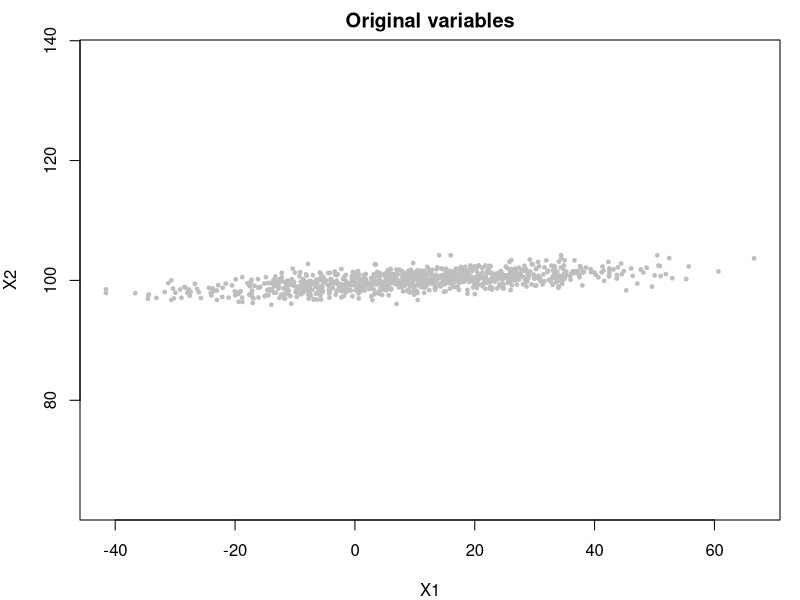
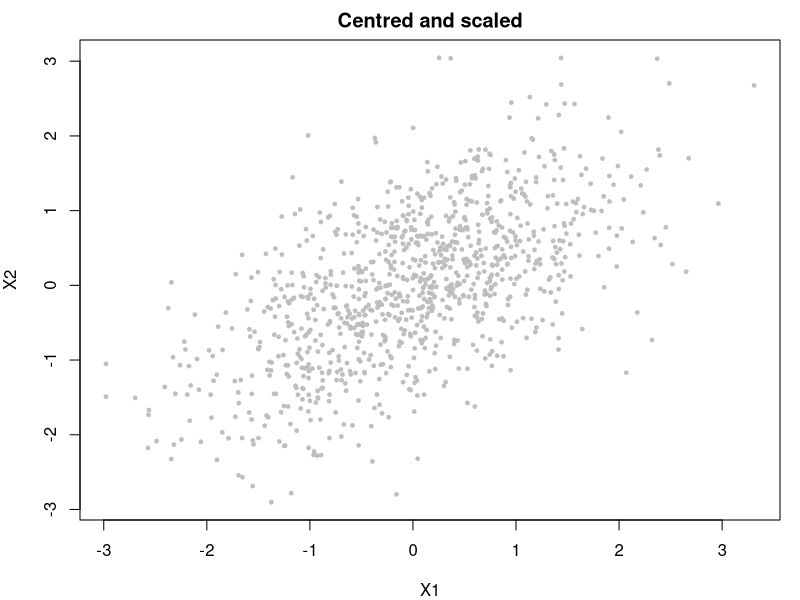
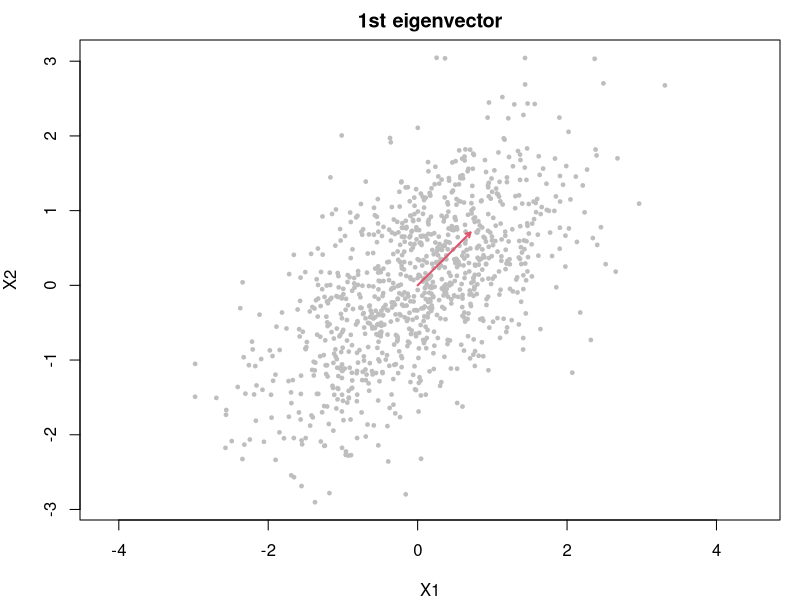
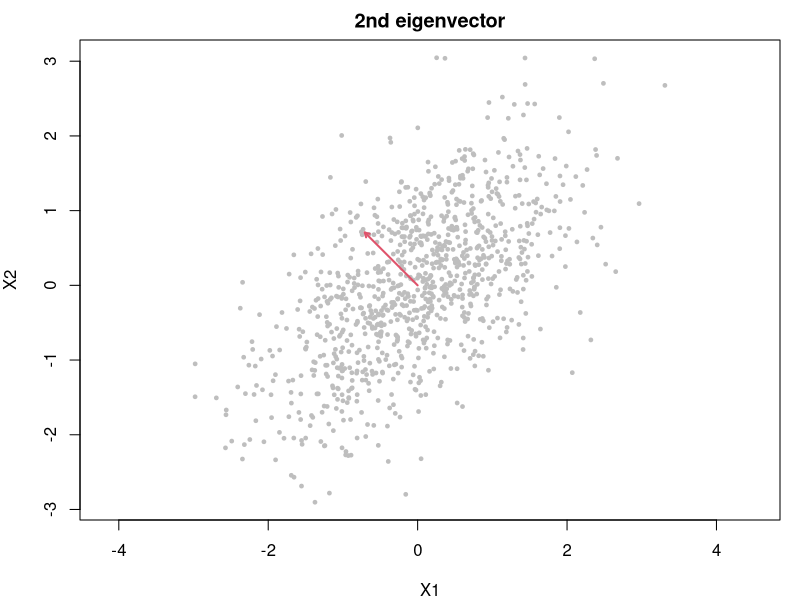
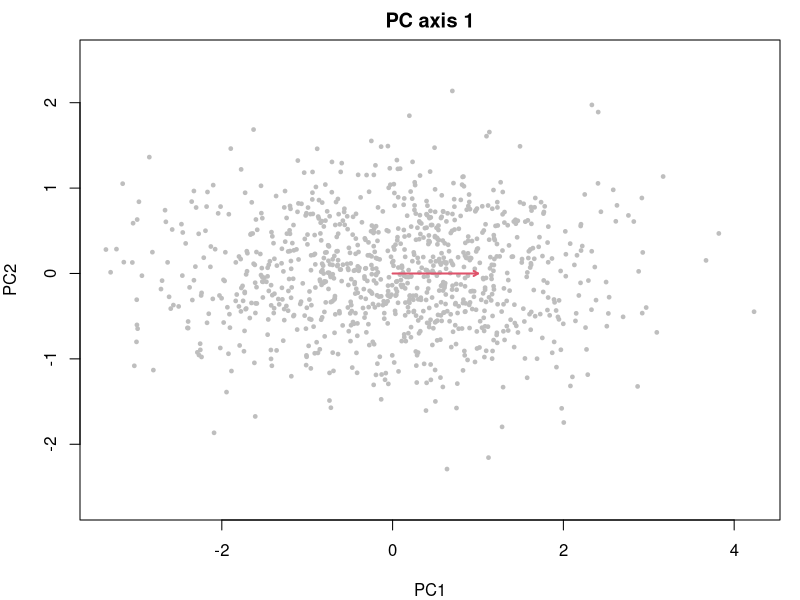
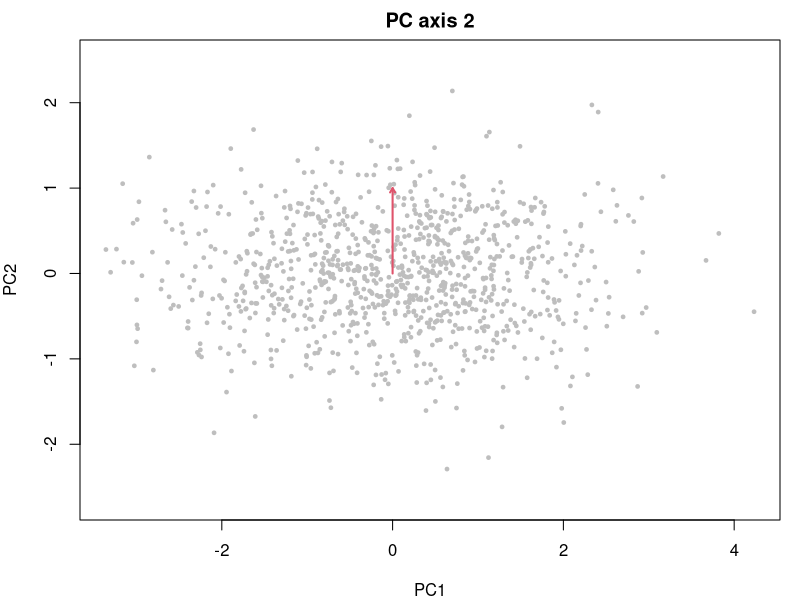
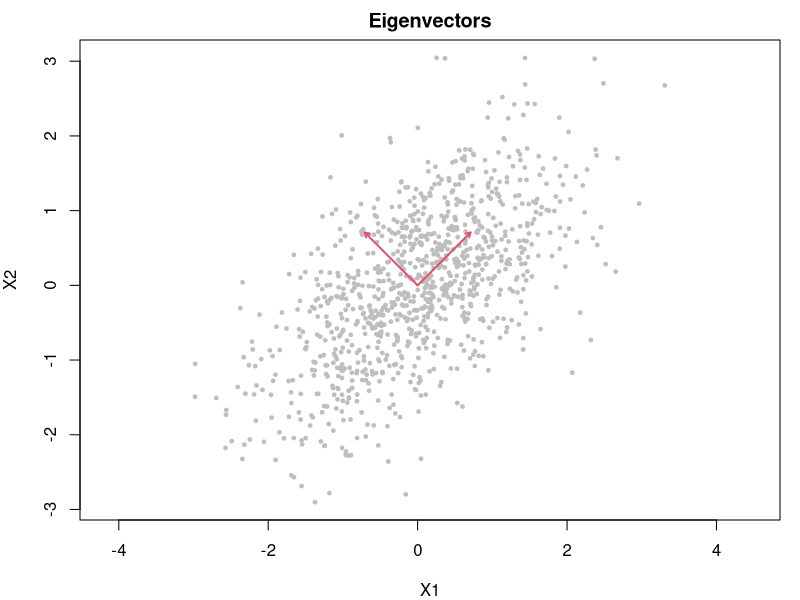
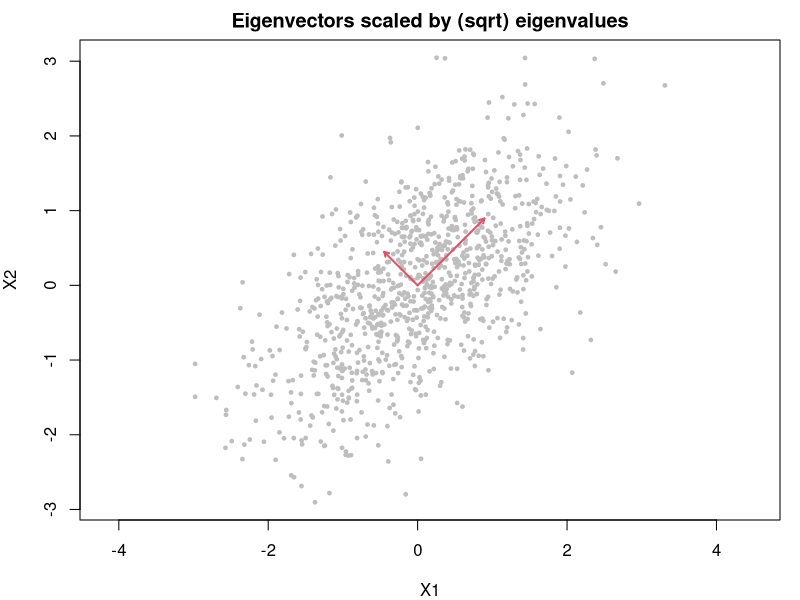

Write the R code that produced these figures, in order.
## ---- chunk 1
knitr::opts_chunk$set(
  eval = TRUE,
  dpi = 150,
  fig.show = "hold",
  fig.height = 5, 
  fig.width = 5, 
  out.height = 300, 
  out.width = "50%", 
  results = "hold"
)
## ---- chunk 2
Sigma = matrix(c(300, 15, 15, 2), ncol = 2)
rownames(Sigma) = colnames(Sigma) = c("X1","X2")
Sigma
## ---- chunk 3
set.seed(42)
mu = c(10, 100)
X_unscaled = mvtnorm::rmvnorm(n = 1000, mean = mu, sigma = Sigma)
colnames(X_unscaled) = colnames(Sigma)
## ---- chunk 4
X = apply(X_unscaled, 2, scale)
## ---- chunk 5
all.equal(cov(X), cor(X))
## ---- chunk 6
par(mar = c(4,4,2,1))
plot(X_unscaled, pch = 19, cex = 0.5, col = "grey", asp = 1, main = "Original variables")
plot(X, pch = 19, cex = 0.5, col = "grey", main = "Centred and scaled")
## ---- chunk 7
e = eigen(cov(X))
## ---- chunk 8
e$vectors
## ---- chunk 9
par(mar = c(4,4,2,1))
plot(X, pch = 19, cex = 0.5, col = "grey", asp = 1, main = "1st eigenvector")
arrows(x0 = 0, y0 = 0, x1 = e$vectors[1,1], y1 = e$vectors[2,1], col = 2, length = 0.05, lwd = 2)
plot(X, pch = 19, cex = 0.5, col = "grey", asp = 1, main = "2nd eigenvector")
arrows(x0 = 0, y0 = 0, x1 = e$vectors[1,2], y1 = e$vectors[2,2], col = 2, length = 0.05, lwd = 2)
## ---- chunk 10
apply(e$vectors, 2, function(x) sqrt(sum(x^2)))
## ---- chunk 11
scores = X %*% e$vectors
colnames(scores) = c("PC1","PC2")
par(mar = c(4,4,2,1))
plot(scores, pch = 19, cex = 0.5, col = "grey", asp = 1, main = "PC axis 1")
arrows(x0 = 0, y0 = 0, x1 = 1, y1 = 0, col = 2, length = 0.05, lwd = 2)
plot(scores, pch = 19, cex = 0.5, col = "grey", asp = 1, main = "PC axis 2")
arrows(x0 = 0, y0 = 0, x1 = 0, y1 = 1, col = 2, length = 0.05, lwd = 2)
## ---- chunk 12
i = 1 ; p = 1
sum(e$vectors[,p] * X[i,])
unname(scores[i,p])
## ---- chunk 13
i = 1 ; p = 2
sum(e$vectors[,p] * X[i,])
unname(scores[i,p])
## ---- chunk 14
e$values
## ---- chunk 15
sum(e$values)
sum(diag(cov(X)))
## ---- chunk 16
e$values[1] / e$values[2]
var(scores[,1]) / var(scores[,2])
## ---- chunk 17
e$values/sum(e$values)
as.vector(apply(scores, 2, var) / sum(apply(scores, 2, var)))
## ---- chunk 18
par(mar = c(4,4,2,1))
plot(X, pch = 19, cex = 0.5, col = "grey", asp = 1, main = "Eigenvectors")
arrows(x0 = 0, y0 = 0, x1 = e$vectors[1,], y1 = e$vectors[2,], col = 2, length = 0.05, lwd = 2)
plot(X, pch = 19, cex = 0.5, col = "grey", asp = 1, main = "Eigenvectors scaled by (sqrt) eigenvalues")
arrows(x0 = 0, y0 = 0, x1 = e$vectors[1,]*sqrt(e$values), y1 = e$vectors[2,]*sqrt(e$values), col = 2, length = 0.05, lwd = 2)
## ---- chunk 19
X_centred = apply(X_unscaled, 2, scale, center = TRUE, scale = FALSE)
e = eigen(cov(X_centred))
e$vectors
e$values
par(mar = c(4,4,2,1))
plot(X_centred, pch = 19, cex = 0.5, col = "grey", asp = 1, main = "Centred but not scaled")
arrows(x0 = 0, y0 = 0, x1 = e$vectors[1,]*sqrt(e$values), y1 = e$vectors[2,]*sqrt(e$values), col = 2, length = 0.05, lwd = 2)
